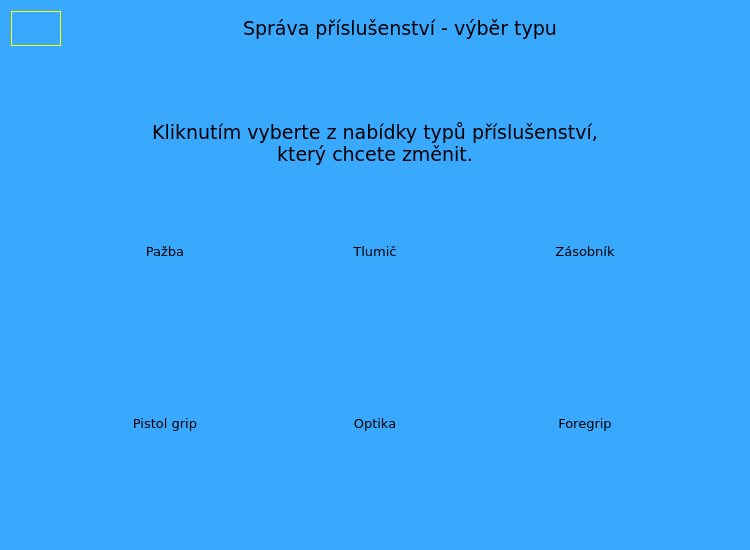
<?xml version="1.0" encoding="UTF-8"?>
<ui version="4.0">
 <class>dlg_ars_slct</class>
 <widget class="QDialog" name="dlg_ars_slct">
  <property name="geometry">
   <rect>
    <x>0</x>
    <y>0</y>
    <width>750</width>
    <height>550</height>
   </rect>
  </property>
  <property name="windowTitle">
   <string>Dialog</string>
  </property>
  <property name="styleSheet">
   <string notr="true">background-color: rgb(57, 169, 255);


</string>
  </property>
  <layout class="QVBoxLayout" name="verticalLayout">
   <item>
    <layout class="QHBoxLayout" name="horizontalLayout_8">
     <item>
      <widget class="QPushButton" name="PB_Attachment_back">
       <property name="sizePolicy">
        <sizepolicy hsizetype="Preferred" vsizetype="Preferred">
         <horstretch>0</horstretch>
         <verstretch>0</verstretch>
        </sizepolicy>
       </property>
       <property name="minimumSize">
        <size>
         <width>50</width>
         <height>0</height>
        </size>
       </property>
       <property name="maximumSize">
        <size>
         <width>50</width>
         <height>16777215</height>
        </size>
       </property>
       <property name="font">
        <font>
         <family>Verdana</family>
         <pointsize>21</pointsize>
        </font>
       </property>
       <property name="styleSheet">
        <string notr="true">QPushButton{border-radius: 20px;
image: url(:/icons/resourcefolder/icons8-close-50.png);
border: 1px solid yellow;
}
QPushButton:hover{  background: qlineargradient(spread:reflect, x1:0.1, y1:0.5, x2:1, y2:0, stop:0 rgba(160, 220, 255,255), stop:1 rgba(160, 220, 255, 255));
}</string>
       </property>
       <property name="text">
        <string/>
       </property>
      </widget>
     </item>
     <item>
      <spacer name="horizontalSpacer_11">
       <property name="orientation">
        <enum>Qt::Horizontal</enum>
       </property>
       <property name="sizeHint" stdset="0">
        <size>
         <width>40</width>
         <height>20</height>
        </size>
       </property>
      </spacer>
     </item>
     <item>
      <widget class="QLabel" name="label_19">
       <property name="font">
        <font>
         <family>Verdana</family>
         <pointsize>14</pointsize>
        </font>
       </property>
       <property name="text">
        <string>Správa příslušenství - výběr typu</string>
       </property>
      </widget>
     </item>
     <item>
      <widget class="QLabel" name="WEAPONID">
       <property name="maximumSize">
        <size>
         <width>0</width>
         <height>0</height>
        </size>
       </property>
       <property name="text">
        <string/>
       </property>
      </widget>
     </item>
     <item>
      <spacer name="horizontalSpacer_12">
       <property name="orientation">
        <enum>Qt::Horizontal</enum>
       </property>
       <property name="sizeHint" stdset="0">
        <size>
         <width>40</width>
         <height>20</height>
        </size>
       </property>
      </spacer>
     </item>
    </layout>
   </item>
   <item>
    <spacer name="verticalSpacer_3">
     <property name="orientation">
      <enum>Qt::Vertical</enum>
     </property>
     <property name="sizeHint" stdset="0">
      <size>
       <width>20</width>
       <height>41</height>
      </size>
     </property>
    </spacer>
   </item>
   <item>
    <widget class="QLabel" name="Description">
     <property name="font">
      <font>
       <family>Verdana</family>
       <pointsize>14</pointsize>
      </font>
     </property>
     <property name="text">
      <string>Kliknutím vyberte z nabídky typů příslušenství, 
který chcete změnit.</string>
     </property>
     <property name="alignment">
      <set>Qt::AlignCenter</set>
     </property>
    </widget>
   </item>
   <item>
    <spacer name="verticalSpacer_5">
     <property name="orientation">
      <enum>Qt::Vertical</enum>
     </property>
     <property name="sizeHint" stdset="0">
      <size>
       <width>20</width>
       <height>43</height>
      </size>
     </property>
    </spacer>
   </item>
   <item>
    <layout class="QVBoxLayout" name="verticalLayout_7">
     <item>
      <layout class="QHBoxLayout" name="horizontalLayout_6">
       <item>
        <spacer name="horizontalSpacer_7">
         <property name="orientation">
          <enum>Qt::Horizontal</enum>
         </property>
         <property name="sizeHint" stdset="0">
          <size>
           <width>40</width>
           <height>20</height>
          </size>
         </property>
        </spacer>
       </item>
       <item>
        <layout class="QVBoxLayout" name="verticalLayout_4">
         <item>
          <widget class="QLabel" name="label_13">
           <property name="minimumSize">
            <size>
             <width>100</width>
             <height>20</height>
            </size>
           </property>
           <property name="maximumSize">
            <size>
             <width>100</width>
             <height>20</height>
            </size>
           </property>
           <property name="font">
            <font>
             <family>Verdana</family>
             <pointsize>10</pointsize>
            </font>
           </property>
           <property name="contextMenuPolicy">
            <enum>Qt::NoContextMenu</enum>
           </property>
           <property name="text">
            <string>Pažba</string>
           </property>
           <property name="alignment">
            <set>Qt::AlignCenter</set>
           </property>
          </widget>
         </item>
         <item>
          <widget class="QPushButton" name="PB_Stock">
           <property name="minimumSize">
            <size>
             <width>100</width>
             <height>100</height>
            </size>
           </property>
           <property name="maximumSize">
            <size>
             <width>100</width>
             <height>100</height>
            </size>
           </property>
           <property name="styleSheet">
            <string notr="true">
QPushButton{border-radius: 10px;
image: url(:/attachments/resourcefolder/attachments/stock.png);

}
QPushButton:hover{  background: qlineargradient(spread:reflect, x1:0.1, y1:0.5, x2:1, y2:0, stop:0 rgba(160, 220, 255,255), stop:1 rgba(160, 220, 255, 255));
}</string>
           </property>
           <property name="text">
            <string/>
           </property>
          </widget>
         </item>
        </layout>
       </item>
       <item>
        <spacer name="horizontalSpacer_5">
         <property name="orientation">
          <enum>Qt::Horizontal</enum>
         </property>
         <property name="sizeHint" stdset="0">
          <size>
           <width>40</width>
           <height>20</height>
          </size>
         </property>
        </spacer>
       </item>
       <item>
        <layout class="QVBoxLayout" name="verticalLayout_5">
         <item>
          <widget class="QLabel" name="label_14">
           <property name="minimumSize">
            <size>
             <width>100</width>
             <height>20</height>
            </size>
           </property>
           <property name="maximumSize">
            <size>
             <width>100</width>
             <height>20</height>
            </size>
           </property>
           <property name="font">
            <font>
             <family>Verdana</family>
             <pointsize>10</pointsize>
            </font>
           </property>
           <property name="contextMenuPolicy">
            <enum>Qt::NoContextMenu</enum>
           </property>
           <property name="text">
            <string>Tlumič</string>
           </property>
           <property name="alignment">
            <set>Qt::AlignCenter</set>
           </property>
          </widget>
         </item>
         <item>
          <widget class="QPushButton" name="PB_Silencer">
           <property name="minimumSize">
            <size>
             <width>100</width>
             <height>100</height>
            </size>
           </property>
           <property name="maximumSize">
            <size>
             <width>100</width>
             <height>100</height>
            </size>
           </property>
           <property name="styleSheet">
            <string notr="true">
QPushButton{border-radius: 10px;
image: url(:/attachments/resourcefolder/attachments/silencer.png);

}
QPushButton:hover{  background: qlineargradient(spread:reflect, x1:0.1, y1:0.5, x2:1, y2:0, stop:0 rgba(160, 220, 255,255), stop:1 rgba(160, 220, 255, 255));
}</string>
           </property>
           <property name="text">
            <string/>
           </property>
          </widget>
         </item>
        </layout>
       </item>
       <item>
        <spacer name="horizontalSpacer_6">
         <property name="orientation">
          <enum>Qt::Horizontal</enum>
         </property>
         <property name="sizeHint" stdset="0">
          <size>
           <width>40</width>
           <height>20</height>
          </size>
         </property>
        </spacer>
       </item>
       <item>
        <layout class="QVBoxLayout" name="verticalLayout_6">
         <item>
          <widget class="QLabel" name="label_15">
           <property name="minimumSize">
            <size>
             <width>100</width>
             <height>20</height>
            </size>
           </property>
           <property name="maximumSize">
            <size>
             <width>100</width>
             <height>20</height>
            </size>
           </property>
           <property name="font">
            <font>
             <family>Verdana</family>
             <pointsize>10</pointsize>
            </font>
           </property>
           <property name="contextMenuPolicy">
            <enum>Qt::NoContextMenu</enum>
           </property>
           <property name="text">
            <string>Zásobník</string>
           </property>
           <property name="alignment">
            <set>Qt::AlignCenter</set>
           </property>
          </widget>
         </item>
         <item>
          <widget class="QPushButton" name="PB_Magazine">
           <property name="minimumSize">
            <size>
             <width>100</width>
             <height>100</height>
            </size>
           </property>
           <property name="maximumSize">
            <size>
             <width>100</width>
             <height>100</height>
            </size>
           </property>
           <property name="styleSheet">
            <string notr="true">
QPushButton{border-radius: 10px;
image: url(:/attachments/resourcefolder/attachments/magazine100.png);

}
QPushButton:hover{  background: qlineargradient(spread:reflect, x1:0.1, y1:0.5, x2:1, y2:0, stop:0 rgba(160, 220, 255,255), stop:1 rgba(160, 220, 255, 255));
}</string>
           </property>
           <property name="text">
            <string/>
           </property>
          </widget>
         </item>
        </layout>
       </item>
       <item>
        <spacer name="horizontalSpacer_8">
         <property name="orientation">
          <enum>Qt::Horizontal</enum>
         </property>
         <property name="sizeHint" stdset="0">
          <size>
           <width>40</width>
           <height>20</height>
          </size>
         </property>
        </spacer>
       </item>
      </layout>
     </item>
     <item>
      <spacer name="verticalSpacer_4">
       <property name="orientation">
        <enum>Qt::Vertical</enum>
       </property>
       <property name="sizeHint" stdset="0">
        <size>
         <width>20</width>
         <height>40</height>
        </size>
       </property>
      </spacer>
     </item>
     <item>
      <layout class="QHBoxLayout" name="horizontalLayout_7">
       <item>
        <spacer name="horizontalSpacer_9">
         <property name="orientation">
          <enum>Qt::Horizontal</enum>
         </property>
         <property name="sizeHint" stdset="0">
          <size>
           <width>40</width>
           <height>20</height>
          </size>
         </property>
        </spacer>
       </item>
       <item>
        <layout class="QVBoxLayout" name="verticalLayout_8">
         <item>
          <widget class="QLabel" name="label_16">
           <property name="minimumSize">
            <size>
             <width>100</width>
             <height>20</height>
            </size>
           </property>
           <property name="maximumSize">
            <size>
             <width>100</width>
             <height>20</height>
            </size>
           </property>
           <property name="font">
            <font>
             <family>Verdana</family>
             <pointsize>10</pointsize>
            </font>
           </property>
           <property name="contextMenuPolicy">
            <enum>Qt::NoContextMenu</enum>
           </property>
           <property name="text">
            <string>Pistol grip</string>
           </property>
           <property name="alignment">
            <set>Qt::AlignCenter</set>
           </property>
          </widget>
         </item>
         <item>
          <widget class="QPushButton" name="PB_PistolGrip">
           <property name="minimumSize">
            <size>
             <width>100</width>
             <height>100</height>
            </size>
           </property>
           <property name="maximumSize">
            <size>
             <width>100</width>
             <height>100</height>
            </size>
           </property>
           <property name="styleSheet">
            <string notr="true">
QPushButton{border-radius: 10px;
image: url(:/attachments/resourcefolder/attachments/pistol_stock.png);
}
QPushButton:hover{  background: qlineargradient(spread:reflect, x1:0.1, y1:0.5, x2:1, y2:0, stop:0 rgba(160, 220, 255,255), stop:1 rgba(160, 220, 255, 255));
}</string>
           </property>
           <property name="text">
            <string/>
           </property>
          </widget>
         </item>
        </layout>
       </item>
       <item>
        <spacer name="horizontalSpacer_3">
         <property name="orientation">
          <enum>Qt::Horizontal</enum>
         </property>
         <property name="sizeHint" stdset="0">
          <size>
           <width>40</width>
           <height>20</height>
          </size>
         </property>
        </spacer>
       </item>
       <item>
        <layout class="QVBoxLayout" name="verticalLayout_9">
         <item>
          <widget class="QLabel" name="label_17">
           <property name="minimumSize">
            <size>
             <width>100</width>
             <height>20</height>
            </size>
           </property>
           <property name="maximumSize">
            <size>
             <width>100</width>
             <height>20</height>
            </size>
           </property>
           <property name="font">
            <font>
             <family>Verdana</family>
             <pointsize>10</pointsize>
            </font>
           </property>
           <property name="contextMenuPolicy">
            <enum>Qt::NoContextMenu</enum>
           </property>
           <property name="text">
            <string>Optika</string>
           </property>
           <property name="alignment">
            <set>Qt::AlignCenter</set>
           </property>
          </widget>
         </item>
         <item>
          <widget class="QPushButton" name="PB_Optics">
           <property name="minimumSize">
            <size>
             <width>100</width>
             <height>100</height>
            </size>
           </property>
           <property name="maximumSize">
            <size>
             <width>100</width>
             <height>100</height>
            </size>
           </property>
           <property name="styleSheet">
            <string notr="true">

QPushButton{border-radius: 10px;
image: url(:/attachments/resourcefolder/attachments/scope.png);
}
QPushButton:hover{  background: qlineargradient(spread:reflect, x1:0.1, y1:0.5, x2:1, y2:0, stop:0 rgba(160, 220, 255,255), stop:1 rgba(160, 220, 255, 255));
}</string>
           </property>
           <property name="text">
            <string/>
           </property>
          </widget>
         </item>
        </layout>
       </item>
       <item>
        <spacer name="horizontalSpacer_4">
         <property name="orientation">
          <enum>Qt::Horizontal</enum>
         </property>
         <property name="sizeHint" stdset="0">
          <size>
           <width>40</width>
           <height>20</height>
          </size>
         </property>
        </spacer>
       </item>
       <item>
        <layout class="QVBoxLayout" name="verticalLayout_10">
         <item>
          <widget class="QLabel" name="label_18">
           <property name="minimumSize">
            <size>
             <width>100</width>
             <height>20</height>
            </size>
           </property>
           <property name="maximumSize">
            <size>
             <width>100</width>
             <height>20</height>
            </size>
           </property>
           <property name="font">
            <font>
             <family>Verdana</family>
             <pointsize>10</pointsize>
            </font>
           </property>
           <property name="contextMenuPolicy">
            <enum>Qt::NoContextMenu</enum>
           </property>
           <property name="text">
            <string>Foregrip</string>
           </property>
           <property name="alignment">
            <set>Qt::AlignCenter</set>
           </property>
          </widget>
         </item>
         <item>
          <widget class="QPushButton" name="PB_Foregrip">
           <property name="minimumSize">
            <size>
             <width>100</width>
             <height>100</height>
            </size>
           </property>
           <property name="maximumSize">
            <size>
             <width>100</width>
             <height>100</height>
            </size>
           </property>
           <property name="styleSheet">
            <string notr="true">QPushButton{border-radius: 10px;
image: url(:/attachments/resourcefolder/attachments/foregrip.png);
}
QPushButton:hover{  background: qlineargradient(spread:reflect, x1:0.1, y1:0.5, x2:1, y2:0, stop:0 rgba(160, 220, 255,255), stop:1 rgba(160, 220, 255, 255));
}</string>
           </property>
           <property name="text">
            <string/>
           </property>
          </widget>
         </item>
        </layout>
       </item>
       <item>
        <spacer name="horizontalSpacer_10">
         <property name="orientation">
          <enum>Qt::Horizontal</enum>
         </property>
         <property name="sizeHint" stdset="0">
          <size>
           <width>40</width>
           <height>20</height>
          </size>
         </property>
        </spacer>
       </item>
      </layout>
     </item>
    </layout>
   </item>
  </layout>
 </widget>
 <resources/>
 <connections/>
</ui>
